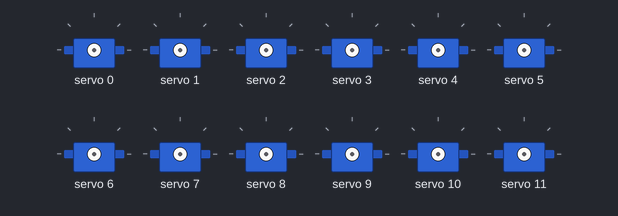
This sketch was run on a simulated Arduino Uno, built with avr-gcc and run on an emulated ATmega328P. Shown: 12 × servo.

Above: at 0.05 s.
At 9.15 s:
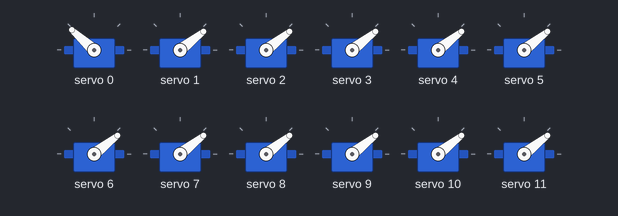
At 10.15 s:
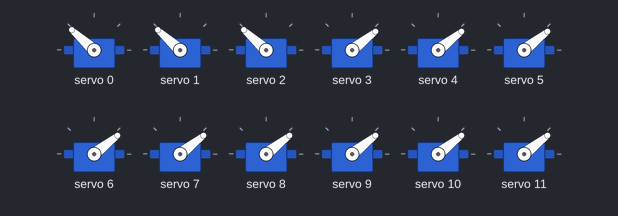
At 11.15 s:
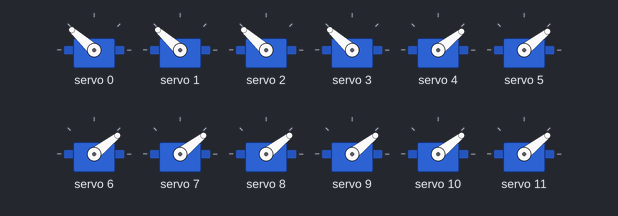
At 13.15 s:
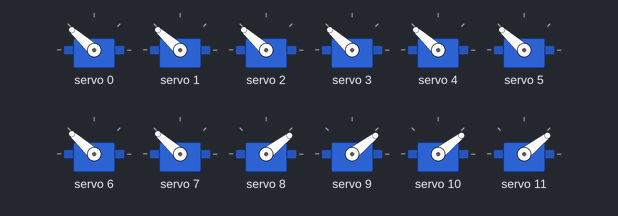
At 17.25 s:
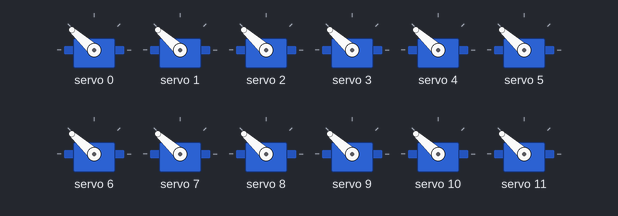
Timing chart, 0 to 22.4 s (numbered marks = the images above):
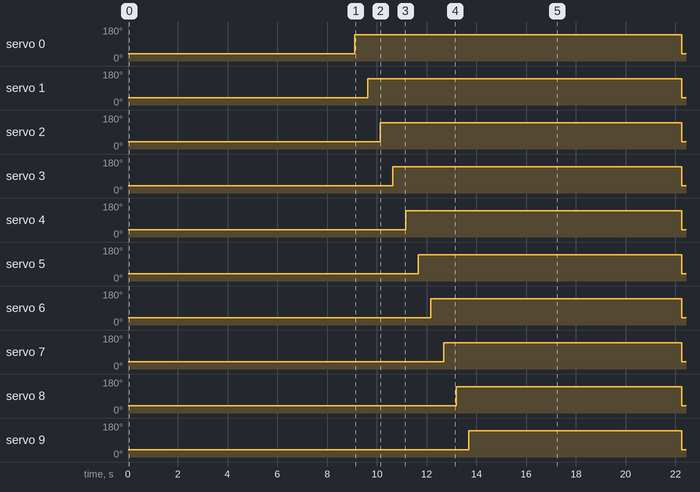

Measured:
- by itself, servo 0: alternates 138° for 13.1 s and 38° for 4.1 s
- by itself, servo 1: alternates 138° for 12.6 s and 38° for 4.6 s
- by itself, servo 2: alternates 138° for 12.1 s and 38° for 5.1 s
- by itself, servo 3: alternates 138° for 11.6 s and 38° for 5.6 s
- by itself, servo 4: alternates 138° for 11.1 s and 38° for 6.1 s
- by itself, servo 5: alternates 138° for 10.6 s and 38° for 6.7 s
- by itself, servo 6: alternates 138° for 10.1 s and 38° for 7.2 s
- by itself, servo 7: alternates 138° for 9.6 s and 38° for 7.7 s

The sketch:

MaquinaDeRecordar.ino
```cpp
#include <Wire.h>
#include <Adafruit_PWMServoDriver.h>

Adafruit_PWMServoDriver pwm = Adafruit_PWMServoDriver();

#define MIN_PULSE_WIDTH       650
#define MAX_PULSE_WIDTH       2350
#define DEFAULT_PULSE_WIDTH   1500
#define FREQUENCY             60

void setup() {
  pwm.begin();
  pwm.setPWMFreq(FREQUENCY);
}

void moveToRight(int ids[], int count) {
    for (int servoIndex = 0; servoIndex < count; servoIndex += 1) {
        int servoId = ids[servoIndex];
        pwm.setPWM(servoId, 0, pulseWidth(30));
    }
}

void moveToLeft(int ids[], int count) {
    for (int servoIndex = 0; servoIndex < count; servoIndex += 1) {
        int servoId = ids[servoIndex];
        pwm.setPWM(servoId, 0, pulseWidth(140));
    }
}

void moveToCenter(int ids[], int count) {
    for (int servoIndex = 0; servoIndex < count; servoIndex += 1) {
        int servoId = ids[servoIndex];
        pwm.setPWM(servoId, 0, pulseWidth(105));
    }
}

void endMovement(int ids[], int count) {
    for (int servoIndex = 0; servoIndex < count; servoIndex += 1) {
        int servoId = ids[servoIndex];
        pwm.setPWM(servoId, 0, 0);
    }
}

void loop() {
    delay(5000);

    int servoIds[] = {0, 1, 2, 3, 4, 5, 6, 7, 8, 9, 10, 11};
    moveToRight(servoIds, (sizeof(servoIds) / sizeof(servoIds[0])));
    delay(100);
    endMovement(servoIds, (sizeof(servoIds) / sizeof(servoIds[0])));
    delay(4000);


    for (int servoIndex = 0; servoIndex < (sizeof(servoIds) / sizeof(servoIds[0])); servoIndex += 1) {
        int servoId = servoIds[servoIndex];
int arr[] = {servoId};
moveToLeft(arr, 1);
delay(300);
endMovement(servoIds, (sizeof(servoIds) / sizeof(servoIds[0])));
delay(200);
    }


pwm.setPWM(12, 0, pulseWidth(130));
delay(10);
pwm.setPWM(12, 0, 0);
delay(1500);
pwm.setPWM(12, 0, pulseWidth(60));
delay(10);
pwm.setPWM(12, 0, 0);
delay(500);


}


int pulseWidth(int angle) {
  int pulse_wide, analog_value;
  pulse_wide   = map(angle, 0, 180, MIN_PULSE_WIDTH, MAX_PULSE_WIDTH);
  analog_value = int(float(pulse_wide) / 1000000 * FREQUENCY * 4096);
  return analog_value;
}
```
